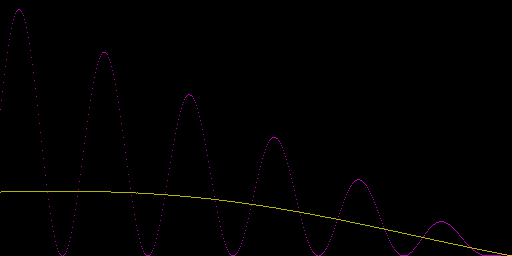
Frame 1 (no input)
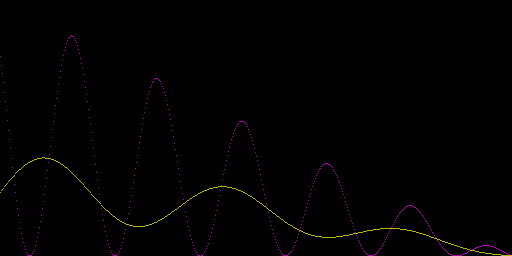
Frame 60 (the mouse pressed at the canvas centre just before this capture)
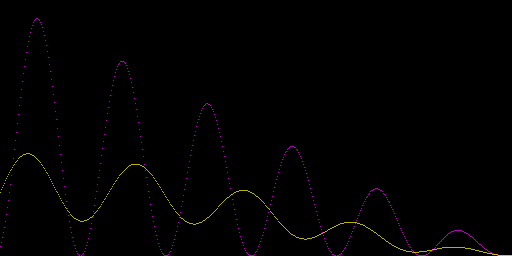
Frame 120 (the mouse held since frame 60 and released just before this capture)

The Processing sketch that drew these frames (run headless with seeded random() and noise(); from frame 60 on, the mouse is pressed at the canvas centre):

// Processing sketch: DampedDualAdditiveTimedSineDrawing
// ── DampedDualAdditiveTimedSineDrawing.pde
int speed = 2; // how fast it scrolls across the screen (0 is not moving)
float periods = 3; // how many humps the sine wave has
float waveHeight;  // the height of the wave

void setup()
{
  size(512, 256);
  background(0);

  waveHeight = height/2;
}


void draw()
{
  //periods = map(mouseX, 0,width, 1, 20);

  //waveHeight = height/2 * sin(frameCount/20);

  background(0);
  fill(255);
  stroke(255);

  for (int index=0; index < width; index++)
  {
    
    // this is the moving index, from left to right. 
    int movedIndex = index + (frameCount*speed);
    movedIndex = movedIndex % width; // wrap around width
    
    // draw sin wave 1 (point by point)

    // this is the damped height (fades out from left to right
    float dampedHeight = map(index, 0, width, 1, 0) * waveHeight;

    // the y value (height) of the sine wave for this hrizontal screen position
    float heightValue = dampedHeight * 
      sin( map(movedIndex, 0, width, 0, periods*2*TWO_PI) ) 
      + dampedHeight;

    // invert the height (so it grows from the bottom up instead of top down)
    heightValue = height-heightValue;
    
    stroke(255, 0, 255);
    point(index, heightValue);


    // draw sine wave 2 (point-by-point)
    dampedHeight = map(index, 0, width, 1, 0) * waveHeight * 0.5;

    float timeVal = millis()*0.0001;

    float sinVal1 = sin( map(index, 0, width, 0, periods*2*sin(timeVal*4)*TWO_PI) );
    float sinVal2 = sin( map(index, 0, width, 0, periods*sin(timeVal)*TWO_PI));

    //
    // Add the two sin waves together, but mix them in different amounts.
    // We try to keep the sum of the coefficients (0.8 and 0.2, respectively)
    // equal to 1.0 (e.g., 0.2 + 0.8 = 1.0) because otherwise the height of the 
    // additive sin wave will be too large (greater than 1.0)
    // 
    heightValue = dampedHeight * ( 0.6*sinVal1 + 0.4*sinVal2) + dampedHeight;

     
    // invert the height (so it grows from the bottom up instead of top down)
    heightValue = height-heightValue;

    stroke(255, 255, 0);
    point(index, heightValue);
  }
}
